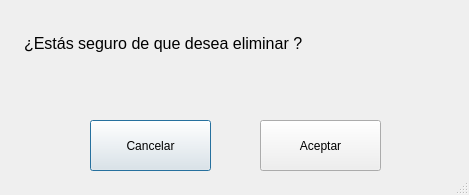
<?xml version="1.0" encoding="UTF-8"?>
<ui version="4.0">
 <class>Dialog</class>
 <widget class="QDialog" name="Dialog">
  <property name="windowModality">
   <enum>Qt::ApplicationModal</enum>
  </property>
  <property name="geometry">
   <rect>
    <x>0</x>
    <y>0</y>
    <width>469</width>
    <height>195</height>
   </rect>
  </property>
  <property name="sizePolicy">
   <sizepolicy hsizetype="Minimum" vsizetype="Minimum">
    <horstretch>5</horstretch>
    <verstretch>5</verstretch>
   </sizepolicy>
  </property>
  <property name="minimumSize">
   <size>
    <width>150</width>
    <height>80</height>
   </size>
  </property>
  <property name="windowTitle">
   <string>Confirmar acción</string>
  </property>
  <property name="windowIcon">
   <iconset>
    <normaloff>img/win.png</normaloff>img/win.png</iconset>
  </property>
  <property name="sizeGripEnabled">
   <bool>true</bool>
  </property>
  <property name="modal">
   <bool>true</bool>
  </property>
  <widget class="QPlainTextEdit" name="lineEdit">
   <property name="geometry">
    <rect>
     <x>20</x>
     <y>30</y>
     <width>491</width>
     <height>71</height>
    </rect>
   </property>
   <property name="sizePolicy">
    <sizepolicy hsizetype="MinimumExpanding" vsizetype="MinimumExpanding">
     <horstretch>0</horstretch>
     <verstretch>0</verstretch>
    </sizepolicy>
   </property>
   <property name="font">
    <font>
     <pointsize>12</pointsize>
    </font>
   </property>
   <property name="styleSheet">
    <string notr="true">background-color: rgba(0, 0,0,0);
border: none;
text-align: center;</string>
   </property>
   <property name="frameShape">
    <enum>QFrame::NoFrame</enum>
   </property>
   <property name="horizontalScrollBarPolicy">
    <enum>Qt::ScrollBarAlwaysOff</enum>
   </property>
   <property name="sizeAdjustPolicy">
    <enum>QAbstractScrollArea::AdjustToContentsOnFirstShow</enum>
   </property>
   <property name="readOnly">
    <bool>true</bool>
   </property>
   <property name="plainText">
    <string>¿Estás seguro de que desea eliminar &lt;mv&gt;?</string>
   </property>
   <property name="centerOnScroll">
    <bool>false</bool>
   </property>
  </widget>
  <widget class="QPushButton" name="acceptButton">
   <property name="geometry">
    <rect>
     <x>260</x>
     <y>120</y>
     <width>121</width>
     <height>51</height>
    </rect>
   </property>
   <property name="autoFillBackground">
    <bool>true</bool>
   </property>
   <property name="styleSheet">
    <string notr="true">font: 12pt &quot;MS Shell Dlg 2&quot;;</string>
   </property>
   <property name="text">
    <string>Aceptar</string>
   </property>
   <property name="icon">
    <iconset>
     <normaloff>img/salirOk.png</normaloff>img/salirOk.png</iconset>
   </property>
   <property name="iconSize">
    <size>
     <width>28</width>
     <height>28</height>
    </size>
   </property>
   <property name="autoDefault">
    <bool>false</bool>
   </property>
  </widget>
  <widget class="QPushButton" name="cancelButton">
   <property name="geometry">
    <rect>
     <x>90</x>
     <y>120</y>
     <width>121</width>
     <height>51</height>
    </rect>
   </property>
   <property name="autoFillBackground">
    <bool>true</bool>
   </property>
   <property name="styleSheet">
    <string notr="true">font: 12pt &quot;MS Shell Dlg 2&quot;;</string>
   </property>
   <property name="text">
    <string>Cancelar</string>
   </property>
   <property name="icon">
    <iconset>
     <normaloff>img/error.png</normaloff>img/error.png</iconset>
   </property>
   <property name="iconSize">
    <size>
     <width>28</width>
     <height>28</height>
    </size>
   </property>
  </widget>
 </widget>
 <resources/>
 <connections/>
</ui>
